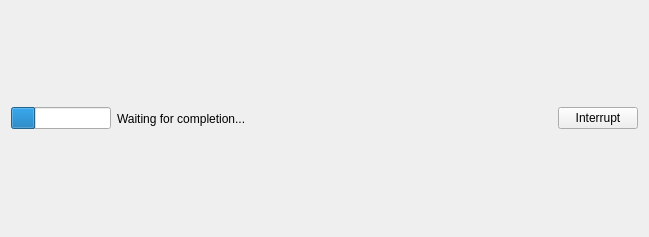
<?xml version="1.0" encoding="UTF-8"?>
<ui version="4.0">
 <class>InterruptibleWaitWidget</class>
 <widget class="QWidget" name="InterruptibleWaitWidget">
  <property name="geometry">
   <rect>
    <x>0</x>
    <y>0</y>
    <width>649</width>
    <height>237</height>
   </rect>
  </property>
  <property name="windowTitle">
   <string>Form</string>
  </property>
  <layout class="QHBoxLayout" name="horizontalLayout">
   <item>
    <widget class="QProgressBar" name="progressBar">
     <property name="maximumSize">
      <size>
       <width>100</width>
       <height>16777215</height>
      </size>
     </property>
     <property name="value">
      <number>24</number>
     </property>
     <property name="textVisible">
      <bool>false</bool>
     </property>
    </widget>
   </item>
   <item>
    <widget class="QLabel" name="label">
     <property name="sizePolicy">
      <sizepolicy hsizetype="Expanding" vsizetype="Preferred">
       <horstretch>0</horstretch>
       <verstretch>0</verstretch>
      </sizepolicy>
     </property>
     <property name="text">
      <string>Waiting for completion...</string>
     </property>
    </widget>
   </item>
   <item>
    <widget class="QPushButton" name="interruptButton">
     <property name="text">
      <string>Interrupt</string>
     </property>
    </widget>
   </item>
  </layout>
 </widget>
 <resources/>
 <connections/>
</ui>
